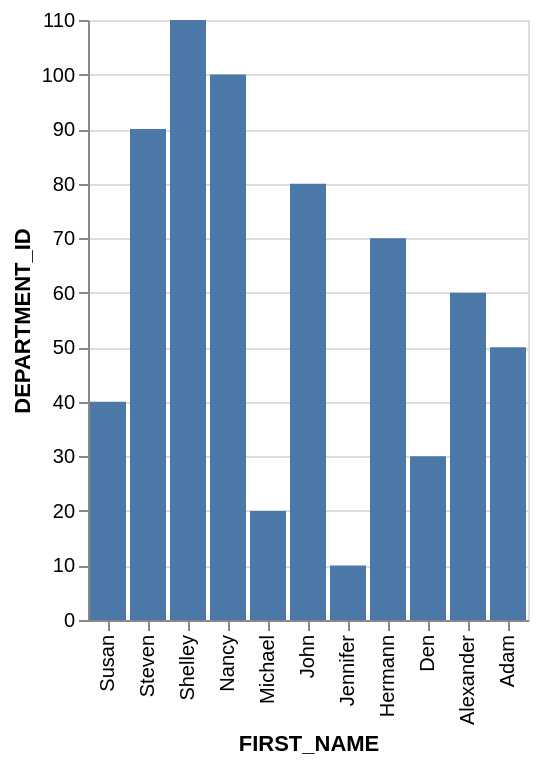

Write the Vega-Lite specification saved for this chart.
### Vega-Lite specification from a JSON file in a GitHub repository (floating-point values rounded to 4 significant figures)
{"data": {"values": [{"x_data": "Susan", "y_data": 40}, {"x_data": "Steven", "y_data": 90}, {"x_data": "Shelley", "y_data": 110}, {"x_data": "Nancy", "y_data": 100}, {"x_data": "Michael", "y_data": 20}, {"x_data": "John", "y_data": 80}, {"x_data": "Jennifer", "y_data": 10}, {"x_data": "Hermann", "y_data": 70}, {"x_data": "Den", "y_data": 30}, {"x_data": "Alexander", "y_data": 60}, {"x_data": "Adam", "y_data": 50}]}, "mark": "bar", "encoding": {"x": {"field": "x_data", "type": "nominal", "title": "FIRST_NAME", "sort": "descending"}, "y": {"field": "y_data", "type": "quantitative", "title": "DEPARTMENT_ID"}}}
